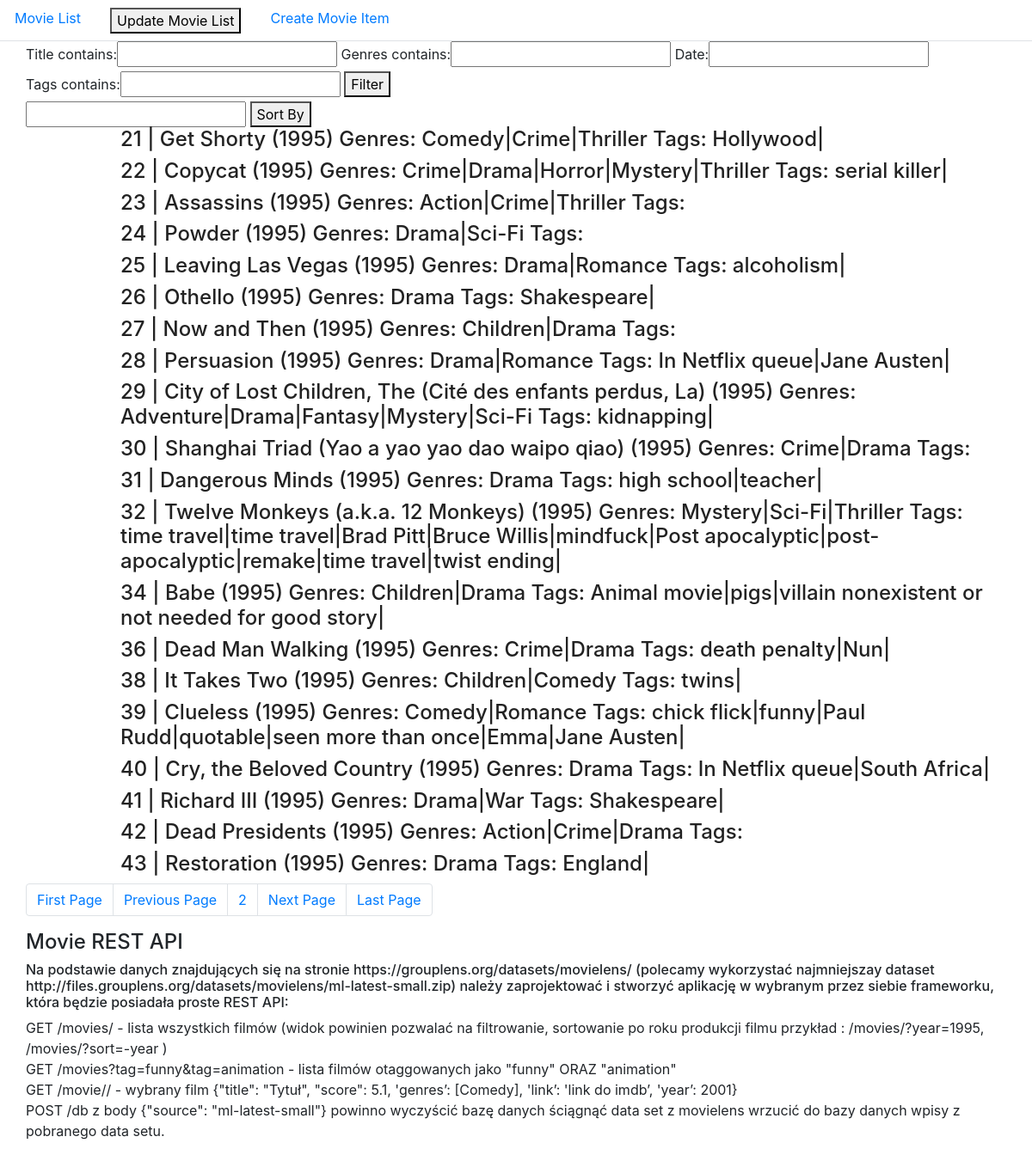
/movies/?page=2, run on the app's committed database.
### movies/models.py (models this page shows, shortened)
class Movie(models.Model):
    title                   = models.CharField(max_length=60, null=False, blank=False)
    movieId                 = models.IntegerField(unique=True)
    genres                  = models.TextField(max_length=200, null=False, blank=False)
    date                    = models.CharField(max_length=10, null=False, blank=False)
    tags                    = models.TextField(max_length=200, null=False, blank=False, default="")
    ratings                 = models.TextField(max_length=200, null=False, blank=False, default="")

### movies/views.py (the view)
# urls.py: 2. Add a URL to urlpatterns:  path('', views.home, name='home')
def home(request):
     year = request.GET.get('year')
     if(year):
        movie_items = Movie.objects.filter(date=year)
     else:
        movie_items = Movie.objects.all()
     myFilter = MovieFilter(request.GET, queryset=movie_items)
     movie_items = myFilter.qs
     sort = 'id'
     sort = request.GET.get('sort')
     if sort != None:
         movie_items = Movie.objects.order_by(sort)
     paginator = Paginator(movie_items, 20)
     page = request.GET.get('page')
     movie_items = paginator.get_page(page)
     context = {
            'movie_items': movie_items,
            'myFilter': myFilter,
        }
     return render(request, 'movies/home.html', context)

### movies/templates/movies/home.html
{% extends 'movies/base.html' %}
{% block content %}
<div class="container">
  <div class="row">
    <form method="get">
        {{myFilter.form}}
      <button type="submit" name="button">Filter</button>
    </form>
  </div>
  <div class="row">
    <form method="get">
      <input type="text" name="sort" value="">
      <button type="submit">Sort By</button>
    </form>
  </div>
  <div class="row">
    <div class="">
      {% for movie_item in movie_items %}
        <div class="movie-item-container">
          {% include 'movies/snippets/movie_snippet.html' with movie_item=movie_item %}
        </div>
      {% endfor %}
      <nav aria-label="Page navigation example">
        <ul class="pagination">
          {% if movie_items.has_previous %}
            <li class="page-item"><a class="page-link" href="?page=1">First Page</a></li>
            <li class="page-item"><a class="page-link" href="?page={{ movie_items.previous_page_number }}">Previous Page</a></li>
          {% endif %}
          {% for num in movie_items.paginator.page_range %}
            {% if movie_items.number == num %}
              <li class="page-item"><a class="page-link" href="">{{num}}</a></li>
            {% elif num > movie_item.number|add:'-3' and num < movie_item.number|add:'3' %}
              <li class="page-item"><a class="page-link" href="">{{num}}</a></li>
            {% endif %}
          {% endfor %}
          {% if movie_items.has_next %}
            <li class="page-item"><a class="page-link" href="?page={{ movie_items.next_page_number }}">Next Page</a></li>
            <li class="page-item"><a class="page-link" href="?page={{ movie_items.paginator.num_pages }}">Last Page</a></li>
          {% endif %}
        </ul>
      </nav>
    </div>
  </div>
  <div class="row">
    <h4>Movie REST API</h4>
    <h6>Na podstawie danych znajdujących się na stronie https://grouplens.org/datasets/movielens/ (polecamy wykorzystać najmniejszay dataset
      http://files.grouplens.org/datasets/movielens/ml-latest-small.zip)
      należy zaprojektować i stworzyć aplikację w wybranym przez siebie frameworku, która będzie posiadała proste REST API:</h6>
    <p>GET /movies/ - lista wszystkich filmów (widok powinien pozwalać na filtrowanie, sortowanie po roku produkcji filmu przykład : /movies/?year=1995,
      /movies/?sort=-year )
    <br>GET /movies?tag=funny&tag=animation - lista filmów otaggowanych jako "funny" ORAZ "animation"
    <br>GET /movie/<movieId>/ - wybrany film {"title": "Tytuł", "score": 5.1, 'genres’: [Comedy], 'link’: 'link do imdb’, 'year’: 2001}
    <br>POST /db z body {"source": "ml-latest-small"}
    powinno wyczyścić bazę danych
    ściągnąć data set z movielens
    wrzucić do bazy danych wpisy z pobranego data setu.</p>
  </div>
</div>
{% endblock content %}

### movies/templates/movies/snippets/movie_snippet.html
<div class="container">
  <div class="row">
      <div class="col-md-11 offset-md-1">
        <a href="/movies/{{movie_item.movieId}}"><h4>{{movie_item.movieId}} | {{movie_item.title}} Genres: {{movie_item.genres}} Tags: {{movie_item.tags}}</h4></a>
      </div>
  </div>
</div>

### movies/static/css/main.css (style rules this page uses)
nav { text-align: center; }
a > h4 { color: #222; }

### data on the page
Movie: movieId "21", title "Get Shorty (1995)", genres "Comedy|Crime|Thriller", tags "Hollywood|"
Movie: movieId "22", title "Copycat (1995)", genres "Crime|Drama|Horror|Mystery|Thriller", tags "serial killer|"
Movie: movieId "23", title "Assassins (1995)", genres "Action|Crime|Thriller"
Movie: movieId "24", title "Powder (1995)", genres "Drama|Sci-Fi"
Movie: movieId "25", title "Leaving Las Vegas (1995)", genres "Drama|Romance", tags "alcoholism|"
Movie: movieId "26", title "Othello (1995)", genres "Drama", tags "Shakespeare|"
Movie: movieId "27", title "Now and Then (1995)", genres "Children|Drama"
Movie: movieId "28", title "Persuasion (1995)", genres "Drama|Romance", tags "In Netflix queue|Jane Austen|"
Movie: movieId "29", title "City of Lost Children, The (Cité des enfants perdus, La) (1995)", genres "Adventure|Drama|Fantasy|Mystery|Sci-Fi", tags "kidnapping|"
Movie: movieId "30", title "Shanghai Triad (Yao a yao yao dao waipo qiao) (1995)", genres "Crime|Drama"
Movie: movieId "31", title "Dangerous Minds (1995)", genres "Drama", tags "high school|teacher|"
Movie: movieId "32", title "Twelve Monkeys (a.k.a. 12 Monkeys) (1995)", genres "Mystery|Sci-Fi|Thriller", tags "time travel|time travel|Brad Pitt|Bruce Willis|mindfuck|Post apocalyptic|post-apocalyptic|remake|time travel|twist ending|"
Movie: movieId "34", title "Babe (1995)", genres "Children|Drama", tags "Animal movie|pigs|villain nonexistent or not needed for good story|"
Movie: movieId "36", title "Dead Man Walking (1995)", genres "Crime|Drama", tags "death penalty|Nun|"
Movie: movieId "38", title "It Takes Two (1995)", genres "Children|Comedy", tags "twins|"
Movie: movieId "39", title "Clueless (1995)", genres "Comedy|Romance", tags "chick flick|funny|Paul Rudd|quotable|seen more than once|Emma|Jane Austen|"
Movie: movieId "40", title "Cry, the Beloved Country (1995)", genres "Drama", tags "In Netflix queue|South Africa|"
Movie: movieId "41", title "Richard III (1995)", genres "Drama|War", tags "Shakespeare|"
Movie: movieId "42", title "Dead Presidents (1995)", genres "Action|Crime|Drama"
Movie: movieId "43", title "Restoration (1995)", genres "Drama", tags "England|"

### other printed values
{{ num }} "2"
